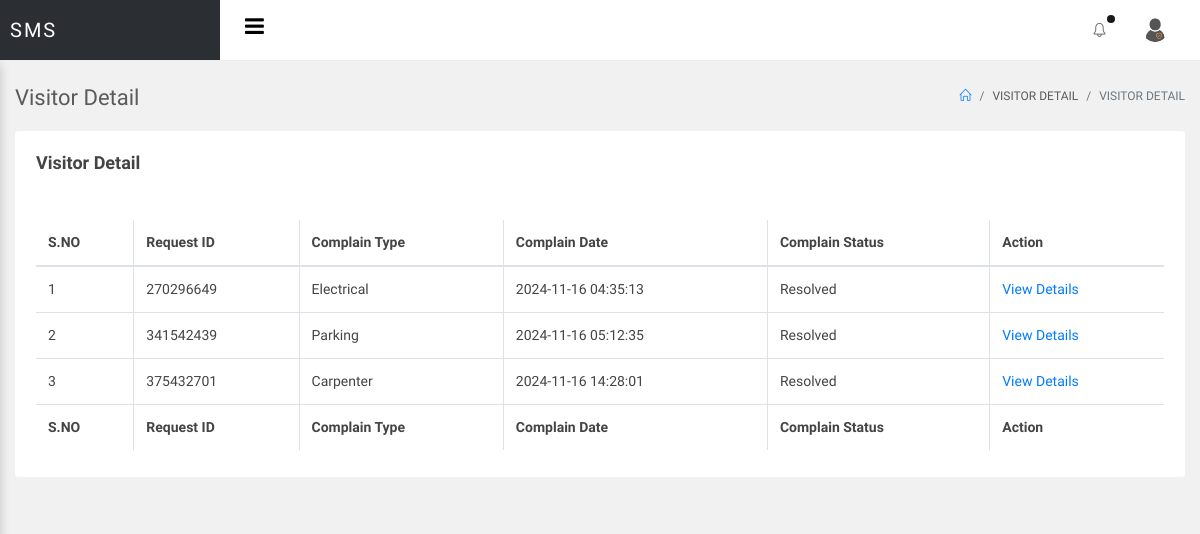
The app's page /sms/admin/view-complain.php (signed in) with its own data.
### tables this page shows
CREATE TABLE `tblcomplain` (
  `ID` int(10) NOT NULL,
  `RequestID` int(10) DEFAULT NULL,
  `UserID` int(10) DEFAULT NULL,
  `ComplainType` varchar(200) DEFAULT NULL,
  `ComplainDes` mediumtext DEFAULT NULL,
  `CompRaisedate` timestamp NULL DEFAULT current_timestamp(),
  `AdminRemark` mediumtext DEFAULT NULL,
  `Status` varchar(200) DEFAULT NULL,
  `ResolvedDate` timestamp NULL DEFAULT NULL ON UPDATE current_timestamp()
);

### sms/admin/view-complain.php (the view, shortened to what this page needs)
<?php
include('includes/dbconnection.php');
if (strlen($_SESSION['smsaid']==0)) {
  header('location:logout.php');
  } else{
  ?>
<!doctype html>
<html lang="en">
<head>
<link rel="stylesheet" href="../assets/vendor/bootstrap/css/bootstrap.min.css">
<link rel="stylesheet" href="../assets/vendor/animate-css/animate.min.css">
<link rel="stylesheet" href="../assets/vendor/font-awesome/css/font-awesome.min.css">
<link rel="stylesheet" href="../assets/vendor/jquery-datatable/dataTables.bootstrap4.min.css">
<link rel="stylesheet" href="../assets/vendor/jquery-datatable/fixedeader/dataTables.fixedcolumns.bootstrap4.min.css">
<link rel="stylesheet" href="../assets/vendor/jquery-datatable/fixedeader/dataTables.fixedheader.bootstrap4.min.css">
<link rel="stylesheet" href="../assets/vendor/sweetalert/sweetalert.css"/>
<link rel="stylesheet" href="assets/css/main.css">
<link rel="stylesheet" href="assets/css/color_skins.css">
</head>
<body class="theme-blue">
<div id="wrapper">
    <?php include_once('includes/header.php');?>
    <div id="main-content">
        <div class="container-fluid">
            <div class="block-header">
                <div class="row">
                    <div class="col-lg-5 col-md-8 col-sm-12">
                        <h2>Visitor Detail</h2>
                    </div>
                    <div class="col-lg-7 col-md-4 col-sm-12 text-right">
                        <ul class="breadcrumb justify-content-end">
                            <li class="breadcrumb-item"><a href="dashboard.php"><i class="icon-home"></i></a></li>
                            <li class="breadcrumb-item">Visitor Detail</li>
                            <li class="breadcrumb-item active">Visitor Detail</li>
                        </ul>
                    </div>
                </div>
            </div>
            <div class="row clearfix">
                <div class="col-lg-12">
                    <div class="card">
                        <div class="header">
                            <h2>Visitor Detail</h2>
                        </div>
                        <div class="body">
                            <div class="table-responsive">
 <table class="table table-bordered table-hover js-basic-example dataTable table-custom">
         <thead>
         <tr>
         <th>S.NO</th>
       <th>Request ID</th>
        <th>Complain Type</th>
        <th>Complain Date</th>
        <th>Complain Status</th>
        <th>Action</th>
          </tr>
         </thead>
         <tbody>
                                        <?php
$sql="SELECT * from tblcomplain";
$query = $dbh -> prepare($sql);
$query->execute();
$results=$query->fetchAll(PDO::FETCH_OBJ);
$cnt=1;
if($query->rowCount() > 0)
{
foreach($results as $row)
{               ?>
                                        <tr>
                                           <td><?php echo htmlentities($cnt);?></td>
                  <td><?php  echo htmlentities($row->RequestID);?>
                  </td>
                  <td><?php  echo htmlentities($row->ComplainType);?></td>
                  <td><?php  echo htmlentities($row->CompRaisedate);?></td>
                  <?php if($row->Status==""){ ?>
                     <td><?php echo "Not Updated Yet"; ?></td>
<?php } else { ?>                  <td><?php  echo htmlentities($row->Status);?>
                  </td>
                  <?php } ?>
                   <td> <a href="view-complain-detail.php?viewid=<?php echo htmlentities ($row->ID);?>">View Details</a></td>
                                        </tr>
                                        <?php $cnt=$cnt+1;}} ?>
                                    </tbody>
                                    <tfoot>
                                        <tr>
                                            <th>S.NO</th>
     <th>Request ID</th>
        <th>Complain Type</th>
        <th>Complain Date</th>
        <th>Complain Status</th>
         <th>Action</th>
                                        </tr>
                                    </tfoot>
                                </table>
                            </div>
                        </div>
                    </div>
                </div>
              </div>
        </div>
    </div>
</div>
</body>
</html>
<?php }  ?>

### records on screen
tblcomplain: RequestID "270296649", ComplainType "Electrical", CompRaisedate "2024-11-16 04:35:13", Status "Resolved"
tblcomplain: RequestID "341542439", ComplainType "Parking", CompRaisedate "2024-11-16 05:12:35", Status "Resolved"
tblcomplain: RequestID "375432701", ComplainType "Carpenter", CompRaisedate "2024-11-16 14:28:01", Status "Resolved"
